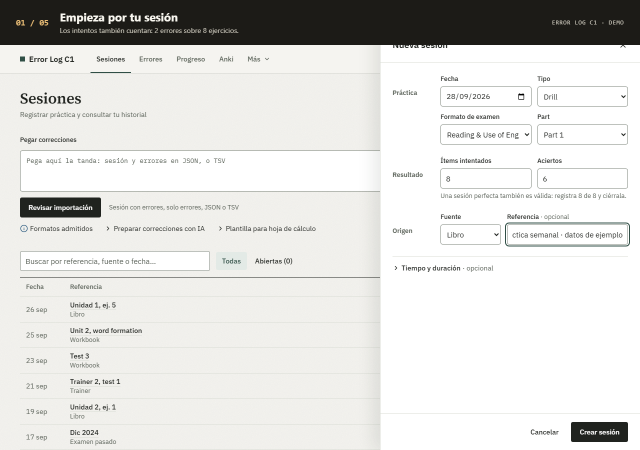
#> input picture docs/media/step-1.png, 1280 x 900 px (shown at 1/2 size); its folder holds 5 pictures in this run
$ python make-demo.py
#> lines starting #> are read from the running program, lines starting #| are printed output that depends on the picture
"""Codifica las cinco capturas reales de Playwright como GIF, sin alterar su contenido.

Uso: python scripts/make-demo.py (requiere Pillow).
"""
from pathlib import Path

from PIL import Image

media = Path(__file__).resolve().parents[1] / "docs" / "media"
frames = [Image.open(media / f"step-{index}.png").convert("RGB") for index in range(1, 6)]
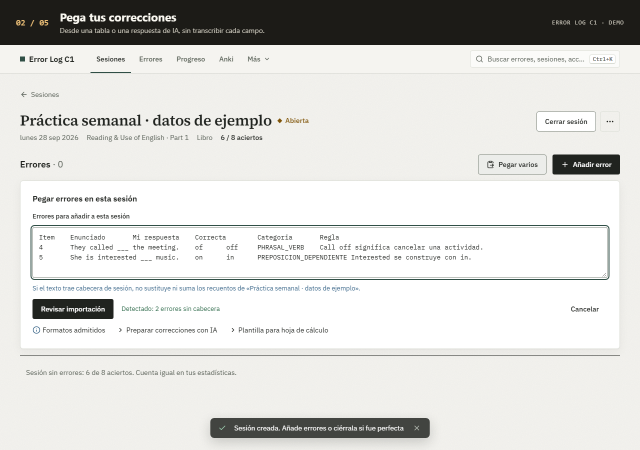
#> input picture docs/media/step-2.png, 1280 x 900 px (shown at 1/2 size)
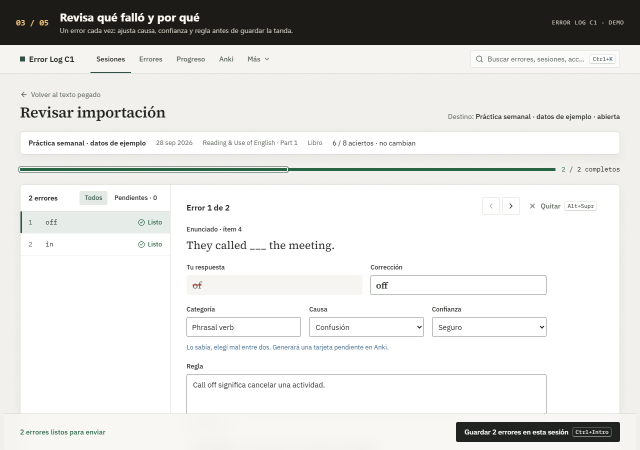
#> input picture docs/media/step-3.png, 1280 x 900 px (shown at 1/2 size)
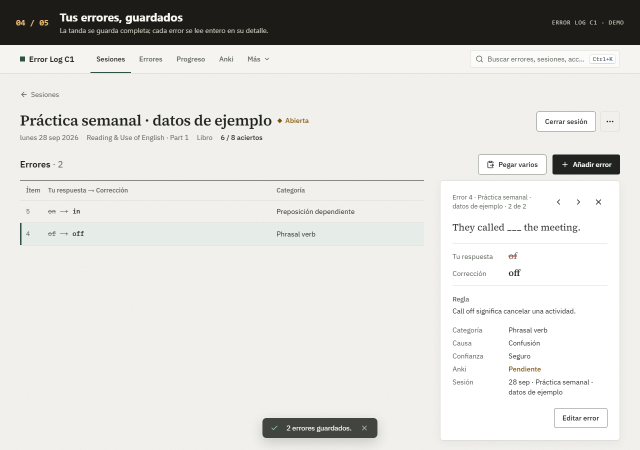
#> input picture docs/media/step-4.png, 1280 x 900 px (shown at 1/2 size)
#> (the run stopped early here; a loop or call above may not have finished)
